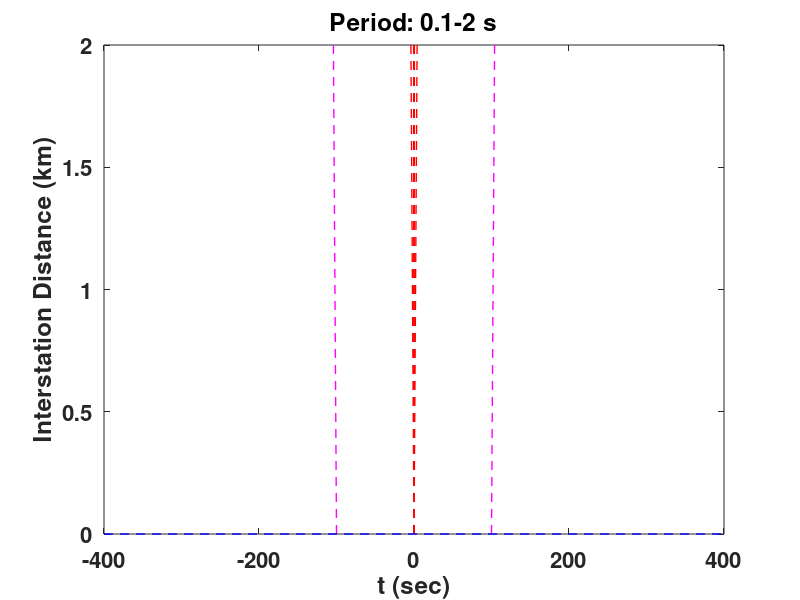
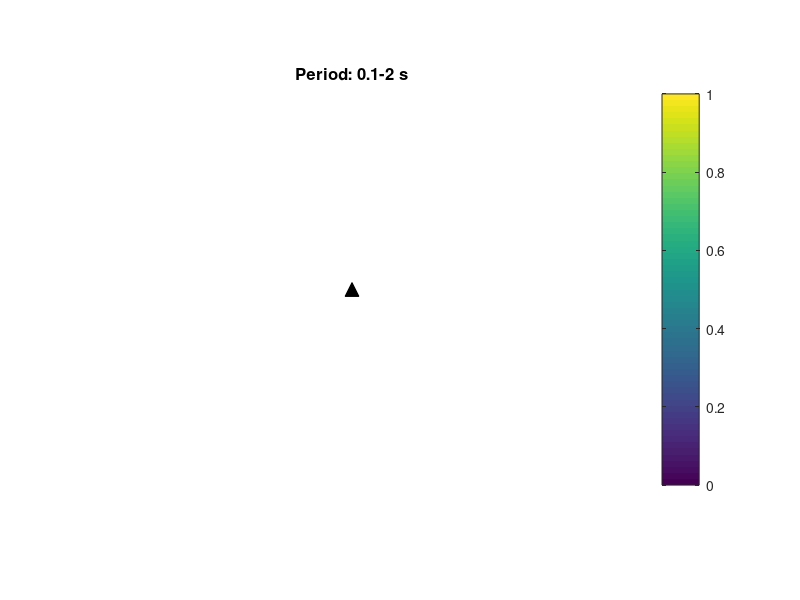

MATLAB code for these plots, in order:
% This function is use to do the amplitude analysis of the array cross-correlation functions
% by Huajian Yao  March 5, 2008  @ MIT
% modified by Huajian Yao, July 10, 2016 @ USTC
% contact: huajianyao@gmail.com

function CFArrayAmpAnalysis

global gfcn
% Define the structure of cross-correlation functions or empirical Green's functions
GreenFcnInfo = struct('Lat1',0,...
    'Lon1',0,...
    'Lat2',0,...
    'Lon2',0,...
    'StaDist',0,...
    'GreenFcn',zeros(2,1),...
    'Time',zeros(1,1),...
    'PtNum',0);
gfcn = struct(GreenFcnInfo);

%%%%%%%%%%%%%% important input parameters %%%%%%%%%%%%%%%%%%%%%%%%%%%%%%%%%%%%%%%%%%%%%%%%%%%%%%%%%%%%%%%%%%
folder = './CFs-obs/V-V/ascii/';   % folder contains all the CFs
filename = dir(strcat(folder, 'VV*'));
fs = 40;  % sampling frequency of the CFs
Ts = 0.1; % Starting period for band-pass filtering the CFs
Te = 2; % Ending period for band-pass filtering the CFs
deggrid = 20; % azimthal degree interval for estimating the amplitude of CFs, depending on how many CFs you have             
SigWinV = [0.5 4];  % group velocity window of CFs for estimating the amplitude of the signal (e.g., surface waves)
% NoiseWinV = [1.2 1.4]; % group velocity window of CFs for estimating the amplitude of noise in CFs
NoiseWinLength = 100; % length of noise window (s), which is defined right after the signal window
                     % SigWinV and NoiseWinV are highly dependent on the site and period you are looking at
SNRmin = 5; % define the minimum signal to noise ratio of CFs to be accepted for the 
            % use of estimation of azimuthal dependence of ambient noise energy
AzimCenter = 0;  % center of azimuthal angle for plotting CFs
AzimHalfBand = 90; % half band of azimth angle with respect to AzimCenter for plotting CFs
% plot CFs for station pairs with azimuthal angle within the interval (1) AzimCenter + [-AzimHalfBand, AzimHalfBand] 
% or(2) AzimCenter + 180 + [-AzimHalfBand, AzimHalfBand], the positive time part correspond to interval (1)
% and the negative time part correspond to interval (2)
AmpScaleRatio = 20; % amplitude scaling ratio for plotting CFs, this value is very empirical
ylimData = [-0 2]; % y axis plotting range
xlimData = [-400 400]; % x axis plotting range
%%%%%%%%%%%%%%%%%%%%%%%%%%%%%%%%%%%%%%%%%%%%%%%%%%%%%%%%%%%%%%%%%%%%%%%%%%%%%%%%%%%%%%%%%%%%%%%%%%%%%%%%%%%%

nfile = length(filename);

% filename = strcat(folder, filename);
[b, a] = butter(2, [(1/Te)/(fs/2) (1/Ts)/(fs/2)]);

centerdeg = 0:deggrid:(360-deggrid);
degnum = length(centerdeg);
degCFamp = zeros(degnum,1);
degCFnum = zeros(degnum,1);
degStaDist = zeros(degnum,1);

figure
kk = 0;
for mm = 1:nfile
    
    % read CFs
    RdGreenFcn(strcat(folder,filename(mm).name));
    % band-pass filtering the CFs
    gfcn.GreenFcn(1,:) = filtfilt(b,a,gfcn.GreenFcn(1,:));
    gfcn.GreenFcn(2,:) = filtfilt(b,a,gfcn.GreenFcn(2,:));
    nptCF = length(gfcn.GreenFcn(1,:));
    CFtemp = [gfcn.GreenFcn(2,nptCF:-1:2) (gfcn.GreenFcn(2,1) + gfcn.GreenFcn(1,1))/2 gfcn.GreenFcn(1,2:nptCF)];
    CFbpfilt = filtfilt(b,a,CFtemp);
    gfcn.GreenFcn(1,:) = CFbpfilt(nptCF:end);
    gfcn.GreenFcn(2,:) = CFbpfilt(nptCF:-1:1);

    SampleT = 1/fs;
    
    % get the station pair distance and azimuth angles
    gfcn.StaDist = deg2km(distance([gfcn.Lat1 gfcn.Lon1], [gfcn.Lat2 gfcn.Lon2]));
    AzimSta1Sta2 = azimuth(gfcn.Lat1, gfcn.Lon1, gfcn.Lat2, gfcn.Lon2);    
    AzimSta2Sta1 = azimuth(gfcn.Lat2, gfcn.Lon2, gfcn.Lat1, gfcn.Lon1);
    
    if gfcn.StaDist > 0
        % hilbert transform to obtain the wave envelope
        groupCF12 = abs(hilbert(gfcn.GreenFcn(1,:)));
        groupCF21 = abs(hilbert(gfcn.GreenFcn(2,:)));

        % obtain the time window for signal and noise of CFs    
        SigWinT = gfcn.StaDist./SigWinV;
        % NoiseWinT = gfcn.StaDist./NoiseWinV;

        % calculate the signal to noise ratio of CFs from station 1 --> station 2
        nnSigWin = ceil((SigWinT(2)/SampleT)):floor((SigWinT(1)/SampleT));
        nnNoiseWin = nnSigWin(end):(nnSigWin(end)+round(NoiseWinLength/SampleT));
        % nnNoiseWin = ceil((NoiseWinT(2)/SampleT)):floor((NoiseWinT(1)/SampleT));
        test = groupCF12(nnSigWin);
        SigAmp12 = max(groupCF12(nnSigWin));
        SigAmpAve12 = mean(groupCF12(nnSigWin));
        NoiseAmpAve12 = mean(groupCF12(nnNoiseWin));
        if NoiseAmpAve12 == 0
            if SigAmp12 > 0
                SNR12 = 100;
            else
                SNR12 = 0;
            end
        else
            SNR12 = SigAmp12/NoiseAmpAve12; % max signal envelope amplitue / average noise envelope amplitude
        end
        % calculate the signal to noise ratio of CFs from station 2 --> station 1
        SigAmp21 = max(groupCF21(nnSigWin));
        SigAmpAve21 = mean(groupCF21(nnSigWin));
        NoiseAmpAve21 = mean(groupCF21(nnNoiseWin));
        if NoiseAmpAve21 == 0
            if SigAmp21 > 0
                SNR21 = 100;
            else
                SNR21 = 0;
            end
        else
            SNR21 = SigAmp21/NoiseAmpAve21;  % max signal envelope amplitue / average noise envelope amplitude
        end

        % add the amplitude of CFs (two sides) to the correspondent azimuth interval
        if (SNR12 >= SNRmin || SNR21 >= SNRmin) 
            kk = kk + 1;
            ndeg12 = floor((AzimSta1Sta2 + deggrid/2)/deggrid)+1;
            if ndeg12 == degnum + 1
                ndeg12 = 1;
            end
            degCFnum(ndeg12) = degCFnum(ndeg12) + 1;
            degCFamp(ndeg12,degCFnum(ndeg12)) = SigAmp12;
            degStaDist(ndeg12,degCFnum(ndeg12)) = gfcn.StaDist;

            ndeg21 = floor((AzimSta2Sta1 + deggrid/2)/deggrid)+1;
            if ndeg21 == degnum + 1
                ndeg21 = 1;
            end
            degCFnum(ndeg21) = degCFnum(ndeg21) + 1;
            degCFamp(ndeg21,degCFnum(ndeg21)) = SigAmp21;
            degStaDist(ndeg21,degCFnum(ndeg21)) = gfcn.StaDist;
        end

        % plot CFs within certain azimuth angle range
        if (SNR12 >= SNRmin || SNR21 >= SNRmin)

            azimdev12 = mod(AzimSta1Sta2 - AzimCenter,360);
            azimdev21 = mod(AzimSta2Sta1 - AzimCenter,360);
            if azimdev12 > 180
                azimdev12 = azimdev12 - 360;
            end
            if azimdev21 > 180
                azimdev21 = azimdev21 - 360;
            end

            % amplitude normalization
            maxamp = max(max(gfcn.GreenFcn(1,:)),max(gfcn.GreenFcn(2,:)));

            % plot CFs for station pair with azimuth angle within the interval (1) AzimCenter + [-AzimHalfBand  AzimHalfBand] or 
            % (2) AzimCenter + 180 + [-AzimHalfBand  AzimHalfBand], the positive time part correspond to interval (1)
            % and the negative time part correspond to interval (2)
            if maxamp > 0
                if abs(azimdev12) <= AzimHalfBand || abs(azimdev21) <= AzimHalfBand
                    if abs(azimdev12) < AzimHalfBand 
                        plot(gfcn.Time, gfcn.StaDist+AmpScaleRatio*gfcn.GreenFcn(1,:)/maxamp,'k-', -gfcn.Time, ...
                            gfcn.StaDist+AmpScaleRatio*gfcn.GreenFcn(2,:)/maxamp,'k-', 'LineWidth', 0.5)
                        hold on
                    elseif abs(azimdev21) < AzimHalfBand
                        plot(gfcn.Time, gfcn.StaDist+AmpScaleRatio*gfcn.GreenFcn(2,:)/maxamp,'k-', -gfcn.Time, ...
                            gfcn.StaDist+AmpScaleRatio*gfcn.GreenFcn(1,:)/maxamp,'k-', 'LineWidth', 0.5)
                        hold on
                    end
                end
            end
        end
        
    end % end of if gfcn.StaDist > 0

end

kk

% plot lines of signal and noise windows
hold on
plot([0 ylimData(2)/SigWinV(1)], [0 ylimData(2)], 'r--', 'LineWidth', 1); % signal window line
hold on
plot([0 ylimData(2)/SigWinV(2)], [0 ylimData(2)], 'r--', 'LineWidth', 1); % signal window line
hold on;
plot(NoiseWinLength+[0 ylimData(2)/SigWinV(1)], [0 ylimData(2)], 'm--', 'LineWidth', 1); % noisal window line
hold on
plot(-[0 ylimData(2)/SigWinV(1)], [0 ylimData(2)], 'r--', 'LineWidth', 1);
hold on
plot(-[0 ylimData(2)/SigWinV(2)], [0 ylimData(2)], 'r--', 'LineWidth', 1);
hold on;
plot(-NoiseWinLength-[0 ylimData(2)/SigWinV(1)], [0 ylimData(2)], 'm--', 'LineWidth', 1);
hold on;
plot([xlimData(1) xlimData(2)], [0 0], 'b--', 'LineWidth', 1);

% set(gca, 'PlotBoxAspectRatio', [2 1 1]);
ylim(ylimData);
 xlim(xlimData);
titlestr = ['Period: ', num2str(Ts), '-', num2str(Te), ' s'];
title(titlestr, 'FontSize', 12);
xlabel('t (sec)', 'FontSize', 16, 'FontWeight', 'bold');
ylabel('Interstation Distance (km)', 'FontSize', 16, 'FontWeight', 'bold');
% text(-140, 1.0, 'C_B_A(-t)', 'FontSize', 16, 'FontWeight', 'bold');
% text(100, 1.0, 'C_A_B(t)', 'FontSize', 16, 'FontWeight', 'bold');
box on
set(gca, 'FontSize', 16, 'FontWeight', 'bold');

% obtain the average amplitude of CFs in the signal window in each azimuth angle interval
degCFampOrig = zeros(degnum,1);
AzimCFsAmp = zeros(1, degnum);
for i = 1:degnum
    if degCFnum(i) > 0
        for j = 1:degCFnum(i)
            degCFampOrig(i,j) = degCFamp(i,j);
            degCFamp(i,j) = degCFamp(i,j)*sqrt(degStaDist(i,j));
        end
         AzimCFsAmp(i) = sum(degCFamp(i,1:degCFnum(i)))/degCFnum(i); % averaging
    end
end
AzimCFsAmp = AzimCFsAmp/max(AzimCFsAmp);

% plot the original amplitude of CFs in certain azimuth interval given by index k
% k = 35;
% figure
% plot(degStaDist(k,1:degCFnum(k)), degCFamp(k,1:degCFnum(k)),'^', 'MarkerEdgeColor','r', 'MarkerFaceColor','r', 'MarkerSize',10);
% hold on
% plot(degStaDist(k,1:degCFnum(k)), degCFampOrig(k,1:degCFnum(k)),'o', 'MarkerEdgeColor','b', 'MarkerFaceColor','b', 'MarkerSize',10);

% plot the azimuthal distribution of CF amplitude in a pie chart
figure
r = (0:1)';
r0 = ones(length(r),1);
theta = ([centerdeg 360] - deggrid/2);
theta = (-theta-90)/57.3;

% plot the azimuthal dependent image of ambient noise energy
r = (0.4:0.6:1)';

r0 = ones(length(r),1);
theta = ([centerdeg 360] - deggrid/2);
theta = (-theta-90)/57.3;
X = r*cos(theta);
Y = r*sin(theta);
C = r0*[AzimCFsAmp AzimCFsAmp(1)];


h = pcolor(X,Y,C); caxis([0 1]);
titlestr = ['Period: ', num2str(Ts), '-', num2str(Te), ' s'];
title(titlestr, 'FontSize', 12);
axis equal tight
axis off
set(h,'LineStyle','none');        
colorbar
hold on; plot(0,0,'^k', 'MarkerSize', 10, 'MarkerFaceColor', 'k');

% figure;
% for i = 1:degnum
%     thetapatch = theta(i:(i+1));
%     if AzimCFsAmp(i) >= 0
%         X = r*cos(thetapatch);
%         Y = r*sin(thetapatch);
%         C = r0*[AzimCFsAmp(i) AzimCFsAmp(i)];
%         caxis([0 1]); colormap(jet);
%         h = pcolor(X,Y,C);
%         axis equal tight
%         axis off
%         set(h,'LineStyle','none')     
%         hold on
%     end
% end
% colorbar

clear all

%%%%%%%%%%%%%%%%%%%%%%%%%%%%%%%%%%%%%%%%%%%%%%%%%%%%%%%%%%%%%%%%%%%%%%%%%%%%%%%%%%%%
function RdGreenFcn(greenfcnfile)
global gfcn
fgfcn = fopen(greenfcnfile, 'r');
gfcn.Lon1 = fscanf(fgfcn, '%f', 1);
gfcn.Lat1 = fscanf(fgfcn, '%f', 1);
temp = fgetl(fgfcn);
gfcn.Lon2 = fscanf(fgfcn, '%f', 1);
gfcn.Lat2 = fscanf(fgfcn, '%f', 1);
temp = fgetl(fgfcn);
GreenFcn = fscanf(fgfcn,'%f',[3,inf]);
gfcn.PtNum = size(GreenFcn, 2);
gfcn.Time = GreenFcn(1,:);

% % amplitude normalization
 maxamp = max(max(GreenFcn(2,:)),max(GreenFcn(3,:)));
 if maxamp > 0
     GreenFcn(2,:) = GreenFcn(2,:)/maxamp;
     GreenFcn(3,:) = GreenFcn(3,:)/maxamp;
 end

gfcn.GreenFcn = GreenFcn(2:3,:);
fclose(fgfcn);
